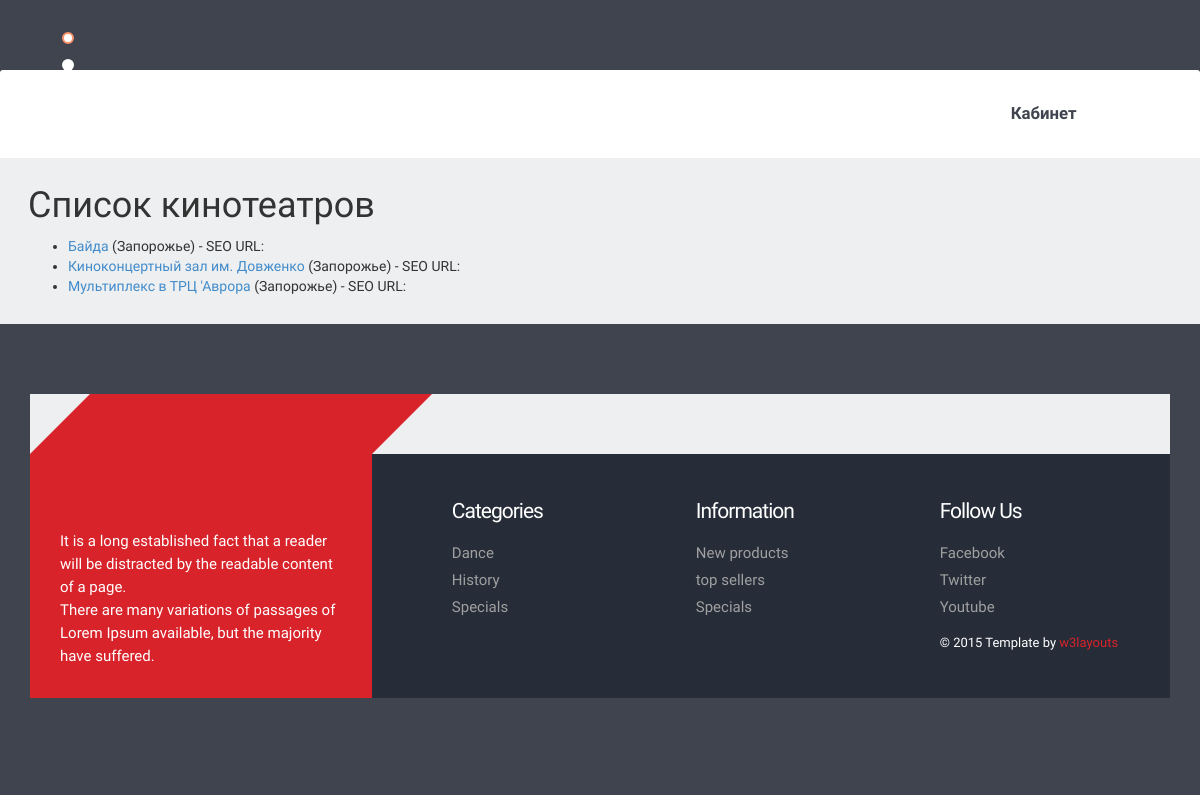
Page /cinemas/cinemas/ on the committed database.
### core/models.py (models this page shows, shortened)
class Cinemas(models.Model):
    id = models.AutoField(primary_key=True)
    seo_block = models.OneToOneField(Block_SEO, on_delete=models.CASCADE, verbose_name="SEO блок")
    title = models.CharField(max_length = 255, verbose_name="Назва")
    description = models.TextField(verbose_name="Опис")
    conditions = models.TextField(verbose_name="Умови")
    city = models.CharField(max_length=100, verbose_name="Місто")
    picture = models.ForeignKey(Picture, on_delete=models.SET_NULL, null=True, blank=True, verbose_name="Картинки")
    date = models.DateField(auto_now_add=True, verbose_name="Дата")
    class Meta:
        verbose_name = 'Кинотеатр'
        verbose_name_plural = 'Кинотеатри'

### core/views.py (the view)
# urls.py: path('cinemas/', views.cinema_list, name='cinema_list'),
def cinema_list(request):
    cinemas_list = Cinemas.objects.all().order_by('title')
    paginator = Paginator(cinemas_list, 10)
    page = request.GET.get('page')
    try:
        cinemas = paginator.page(page)
    except PageNotAnInteger:
        cinemas = paginator.page(1)
    except EmptyPage:
        cinemas = paginator.page(paginator.num_pages)
    context = {'cinemas': cinemas}
    return render(request, 'core/cinema_list.html', context)

### core/templates/core/cinema_list.html (shortened to what this page needs)
{% extends 'main/index.html' %}
{% block content %}
    <h1>Список кинотеатров</h1>
    {% if cinemas %}
        <ul>
            {% for cinema in cinemas %}
    <li>
        <a href="{% url 'cinema_detail' cinema_slug=cinema.seo_block.seo_url %}">{{ cinema.title }}</a>
        ({{ cinema.city }}) - SEO URL: {{ cinema.seo_url }}
    </li>
{% endfor %}
        </ul>
    {% else %}
        <p>Нет доступных кинотеатров.</p>
    {% endif %}
{% endblock %}

### static/main/css/style.css (style rules this page uses)
h4, h5, h6, h1, h2, h3 { margin-top: 0; }
ul, ol { margin: 0; }
html, body { font-family: 'Roboto Condensed', sans-serif; background:#3f444e; }
body a { transition:0.5s all; -webkit-transition:0.5s all; -moz-transition:0.5s all; -o-transition:0.5s all; -ms-transition:0.5s all; }

### rows in the picture
Cinemas: title "Байда", city "Запорожье"
Cinemas: title "Киноконцертный зал им. Довженко", city "Запорожье"
Cinemas: title "Мультиплекс в ТРЦ 'Аврора", city "Запорожье"
